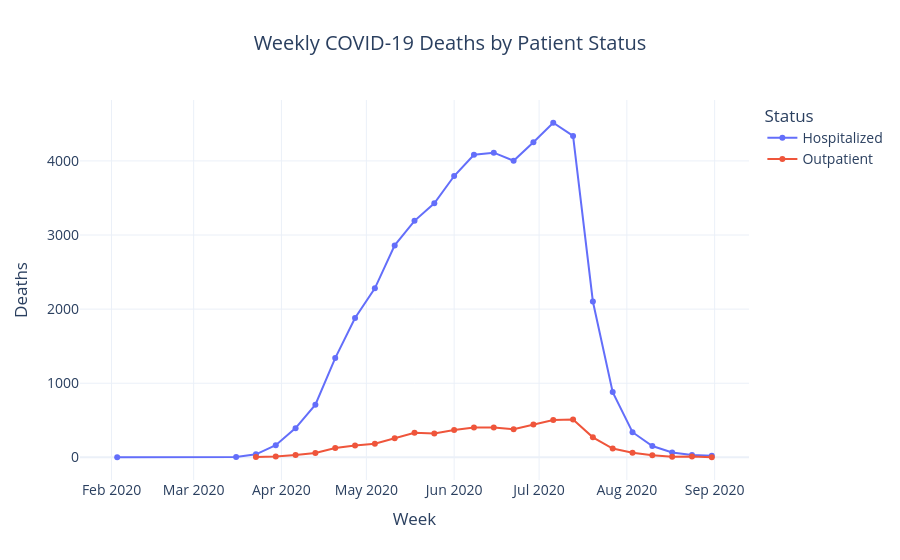

Notebook cell for this chart:
### Markdown cell above
## Question 7 — How did weekly deaths trend over time for hospitalized vs. outpatient cases?

### Code cell
deaths = covid_df[covid_df['DIED']].copy()
deaths['Week'] = deaths['DEATH_DATE'].dt.to_period('W').dt.start_time
deaths['Status'] = deaths['HOSPITALIZED'].map({True: 'Hospitalized', False: 'Outpatient'})
deaths = deaths[deaths['Week'] <= '2020-09-01']

weekly_deaths = deaths.groupby(['Week', 'Status']).size().reset_index(name="Deaths")

fig = px.line(
    weekly_deaths,
    x="Week",
    y="Deaths",
    color="Status",
    markers=True,
    title="Weekly COVID-19 Deaths by Patient Status"
)

fig.update_layout(
    template="plotly_white",
    title_x=0.5,
    xaxis_title="Week",
    yaxis_title="Deaths",
    font=dict(size=14)
)

fig.show()

### Figure 1 — Plotly figure (JSON) as saved in the notebook; plotly's stock layout.template omitted (floating-point values rounded to 4 significant figures)
{"data": [{"hovertemplate": "Status=Hospitalized<br>Week=%{x}<br>Deaths=%{y}<extra></extra>", "legendgroup": "Hospitalized", "line": {"color": "#636efa", "dash": "solid"}, "marker": {"symbol": "circle"}, "mode": "lines+markers", "name": "Hospitalized", "orientation": "v", "showlegend": true, "type": "scatter", "x": ["2020-02-03T00:00:00", "2020-03-16T00:00:00", "2020-03-23T00:00:00", "2020-03-30T00:00:00", "2020-04-06T00:00:00", "2020-04-13T00:00:00", "2020-04-20T00:00:00", "2020-04-27T00:00:00", "2020-05-04T00:00:00", "2020-05-11T00:00:00", "2020-05-18T00:00:00", "2020-05-25T00:00:00", "2020-06-01T00:00:00", "2020-06-08T00:00:00", "2020-06-15T00:00:00", "2020-06-22T00:00:00", "2020-06-29T00:00:00", "2020-07-06T00:00:00", "2020-07-13T00:00:00", "2020-07-20T00:00:00", "2020-07-27T00:00:00", "2020-08-03T00:00:00", "2020-08-10T00:00:00", "2020-08-17T00:00:00", "2020-08-24T00:00:00", "2020-08-31T00:00:00"], "xaxis": "x", "y": [1, 6, 40, 163, 394, 711, 1339, 1880, 2281, 2860, 3191, 3429, 3796, 4083, 4111, 4002, 4252, 4515, 4337, 2103, 880, 339, 152, 66, 33, 21], "yaxis": "y"}, {"hovertemplate": "Status=Outpatient<br>Week=%{x}<br>Deaths=%{y}<extra></extra>", "legendgroup": "Outpatient", "line": {"color": "#EF553B", "dash": "solid"}, "marker": {"symbol": "circle"}, "mode": "lines+markers", "name": "Outpatient", "orientation": "v", "showlegend": true, "type": "scatter", "x": ["2020-03-23T00:00:00", "2020-03-30T00:00:00", "2020-04-06T00:00:00", "2020-04-13T00:00:00", "2020-04-20T00:00:00", "2020-04-27T00:00:00", "2020-05-04T00:00:00", "2020-05-11T00:00:00", "2020-05-18T00:00:00", "2020-05-25T00:00:00", "2020-06-01T00:00:00", "2020-06-08T00:00:00", "2020-06-15T00:00:00", "2020-06-22T00:00:00", "2020-06-29T00:00:00", "2020-07-06T00:00:00", "2020-07-13T00:00:00", "2020-07-20T00:00:00", "2020-07-27T00:00:00", "2020-08-03T00:00:00", "2020-08-10T00:00:00", "2020-08-17T00:00:00", "2020-08-24T00:00:00", "2020-08-31T00:00:00"], "xaxis": "x", "y": [4, 12, 32, 58, 126, 161, 183, 257, 332, 321, 368, 403, 404, 379, 444, 502, 509, 270, 119, 63, 27, 9, 11, 2], "yaxis": "y"}], "layout": {"font": {"size": 14}, "legend": {"title": {"text": "Status"}, "tracegroupgap": 0}, "title": {"text": "Weekly COVID-19 Deaths by Patient Status", "x": 0.5}, "xaxis": {"anchor": "y", "domain": [0.0, 1.0], "title": {"text": "Week"}}, "yaxis": {"anchor": "x", "domain": [0.0, 1.0], "title": {"text": "Deaths"}}}}
